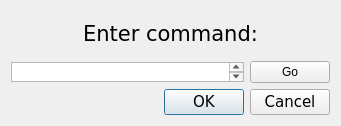
<?xml version="1.0" encoding="UTF-8"?>
<ui version="4.0">
 <class>Dialog</class>
 <widget class="QDialog" name="Dialog">
  <property name="geometry">
   <rect>
    <x>0</x>
    <y>0</y>
    <width>341</width>
    <height>126</height>
   </rect>
  </property>
  <property name="windowTitle">
   <string>Dialog</string>
  </property>
  <layout class="QVBoxLayout" name="verticalLayout">
   <item>
    <widget class="QLabel" name="nameInst">
     <property name="font">
      <font>
       <family>Verdana</family>
       <pointsize>16</pointsize>
      </font>
     </property>
     <property name="text">
      <string>Enter command:</string>
     </property>
     <property name="alignment">
      <set>Qt::AlignCenter</set>
     </property>
    </widget>
   </item>
   <item>
    <layout class="QHBoxLayout" name="horizontalLayout">
     <item alignment="Qt::AlignVCenter">
      <widget class="QPlainTextEdit" name="command">
       <property name="maximumSize">
        <size>
         <width>500</width>
         <height>20</height>
        </size>
       </property>
       <property name="font">
        <font>
         <family>Verdana</family>
         <pointsize>11</pointsize>
        </font>
       </property>
       <property name="verticalScrollBarPolicy">
        <enum>Qt::ScrollBarAsNeeded</enum>
       </property>
       <property name="horizontalScrollBarPolicy">
        <enum>Qt::ScrollBarAlwaysOff</enum>
       </property>
       <property name="lineWrapMode">
        <enum>QPlainTextEdit::WidgetWidth</enum>
       </property>
      </widget>
     </item>
     <item>
      <widget class="QPushButton" name="go">
       <property name="text">
        <string>Go</string>
       </property>
      </widget>
     </item>
    </layout>
   </item>
   <item>
    <layout class="QHBoxLayout" name="buttonHLayout">
     <item>
      <spacer name="horizontalSpacer">
       <property name="font">
        <font>
         <family>Verdana</family>
        </font>
       </property>
       <property name="orientation">
        <enum>Qt::Horizontal</enum>
       </property>
       <property name="sizeType">
        <enum>QSizePolicy::Expanding</enum>
       </property>
       <property name="sizeHint" stdset="0">
        <size>
         <width>60</width>
         <height>20</height>
        </size>
       </property>
      </spacer>
     </item>
     <item>
      <widget class="QDialogButtonBox" name="buttonDialog">
       <property name="font">
        <font>
         <family>Verdana</family>
         <pointsize>11</pointsize>
        </font>
       </property>
       <property name="orientation">
        <enum>Qt::Horizontal</enum>
       </property>
       <property name="standardButtons">
        <set>QDialogButtonBox::Cancel|QDialogButtonBox::Ok</set>
       </property>
      </widget>
     </item>
    </layout>
   </item>
  </layout>
 </widget>
 <resources/>
 <connections>
  <connection>
   <sender>buttonDialog</sender>
   <signal>rejected()</signal>
   <receiver>Dialog</receiver>
   <slot>reject()</slot>
   <hints>
    <hint type="sourcelabel">
     <x>316</x>
     <y>260</y>
    </hint>
    <hint type="destinationlabel">
     <x>286</x>
     <y>274</y>
    </hint>
   </hints>
  </connection>
  <connection>
   <sender>buttonDialog</sender>
   <signal>accepted()</signal>
   <receiver>Dialog</receiver>
   <slot>accept()</slot>
   <hints>
    <hint type="sourcelabel">
     <x>248</x>
     <y>254</y>
    </hint>
    <hint type="destinationlabel">
     <x>157</x>
     <y>274</y>
    </hint>
   </hints>
  </connection>
 </connections>
</ui>
